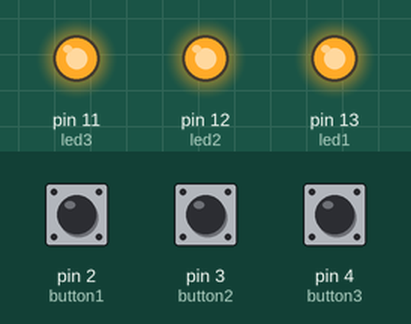
Recording of a sketch running on a simulated Arduino Uno, built with avr-gcc and run on an emulated ATmega328P. Parts: output pins drawn as LEDs (lit = HIGH). The test bench sets the inputs (shaded band); at power-on: pin 2 (button1) LOW, pin 3 (button2) LOW, pin 4 (button3) LOW.

Above: at 1.2 s.
1.3 s: pin 2 (button1) pulled HIGH for 0.15 s
At 1.37 s:
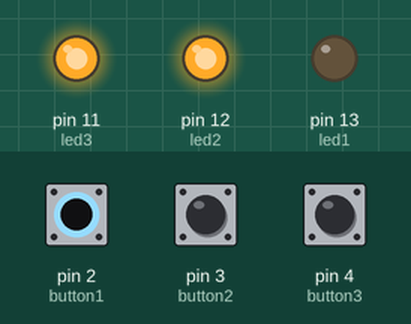
2.9 s: pin 3 (button2) pulled HIGH for 0.15 s
At 2.97 s:
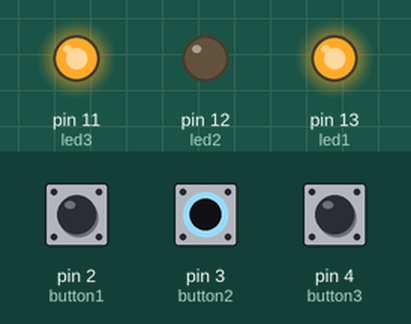
4.5 s: pin 4 (button3) pulled HIGH for 0.15 s
At 4.57 s:
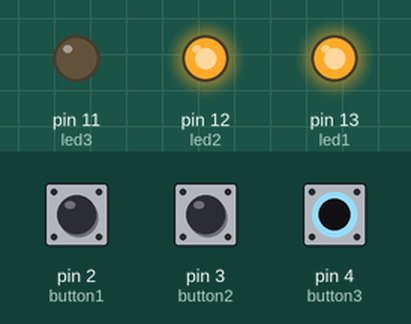
6.1 s: pin 4 (button3) pulled HIGH for 3.2 s
At 10.0 s:
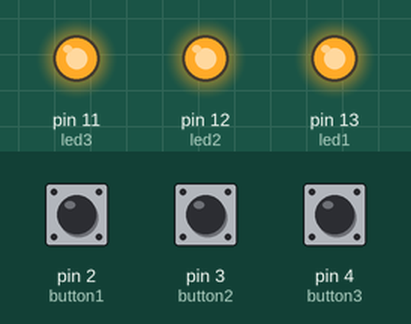
10.8 s: pin 2 (button1) pulled HIGH for 3.2 s
At 11.1 s:
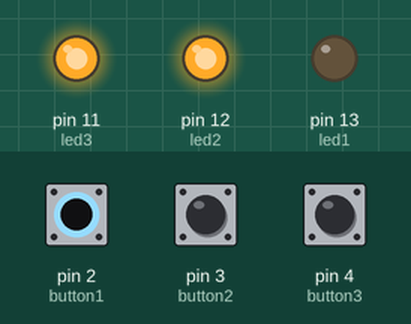
15.5 s: pin 2 (button1) driven HIGH and pin 3 (button2) driven HIGH
At 15.9 s:
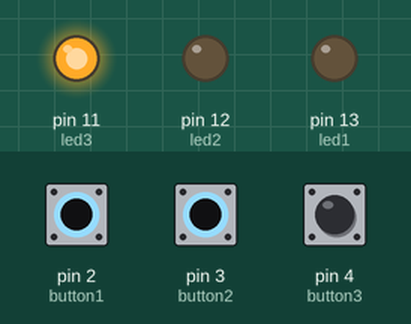
Timing chart, 0 to 18.0 s (numbered marks = the images above; inputs shaded):
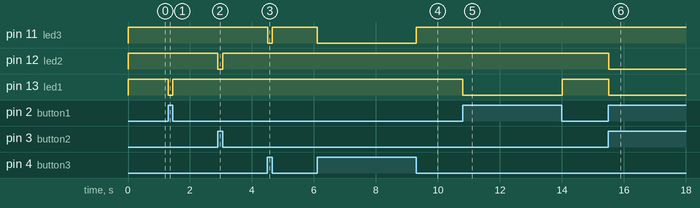

The sketch:

main2.ino
```cpp
const int led1 = 13;
const int led2 = 12;
const int led3 = 11;

const int button1 = 2;
const int button2 = 3;
const int button3 = 4;

int buttonState1 = 0;
int buttonState2 = 0;
int buttonState3 = 0;

void setup(){
 pinMode(led1, OUTPUT);
 pinMode(led2, OUTPUT);
 pinMode(led3, OUTPUT);
 pinMode(button1, INPUT);
 pinMode(button2, INPUT);
 pinMode(button3, INPUT);
}

void loop(){
  buttonState1 = digitalRead(button1); buttonState2 = digitalRead(button2); buttonState3 = digitalRead(button3);

  if (buttonState1 == HIGH){
    digitalWrite(led1, LOW);
  } else{
    digitalWrite(led1, HIGH);
  }

  if (buttonState2 == HIGH){
    digitalWrite(led2, LOW);
  } else{
    digitalWrite(led2, HIGH);
  }

  if (buttonState3 == HIGH){
    digitalWrite(led3, LOW);
  } else{
    digitalWrite(led3, HIGH);
  }
}
```

Measured:
- after the input at 1.3 s, pin 13 (led1): HIGH → LOW at once, → HIGH 0.15 s later
- after the input at 2.9 s, pin 12 (led2): HIGH → LOW at once, → HIGH 0.15 s later
- after the input at 4.5 s, pin 11 (led3): HIGH → LOW at once, → HIGH 0.15 s later
- after the input at 6.1 s, pin 11 (led3): HIGH → LOW at once, → HIGH 3.2 s later
- after the input at 10.8 s, pin 13 (led1): HIGH → LOW at once, → HIGH 3.2 s later
- after the input at 15.5 s, pin 12 (led2), pin 13 (led1): HIGH → LOW at once
